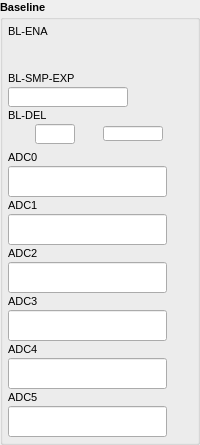
         <widget class="QGroupBox" name="groupBox_7">
          <property name="sizePolicy">
           <sizepolicy hsizetype="Fixed" vsizetype="Fixed">
            <horstretch>0</horstretch>
            <verstretch>0</verstretch>
           </sizepolicy>
          </property>
          <property name="minimumSize">
           <size>
            <width>0</width>
            <height>0</height>
           </size>
          </property>
          <property name="font">
           <font>
            <pointsize>8</pointsize>
            <weight>75</weight>
            <bold>true</bold>
           </font>
          </property>
          <property name="title">
           <string>Baseline</string>
          </property>
          <layout class="QVBoxLayout" name="verticalLayout_9">
           <property name="spacing">
            <number>1</number>
           </property>
           <property name="margin">
            <number>5</number>
           </property>
           <item>
            <widget class="QLabel" name="label_33">
             <property name="sizePolicy">
              <sizepolicy hsizetype="Preferred" vsizetype="Fixed">
               <horstretch>0</horstretch>
               <verstretch>0</verstretch>
              </sizepolicy>
             </property>
             <property name="minimumSize">
              <size>
               <width>0</width>
               <height>15</height>
              </size>
             </property>
             <property name="font">
              <font>
               <pointsize>8</pointsize>
               <weight>50</weight>
               <bold>false</bold>
              </font>
             </property>
             <property name="text">
              <string>BL-ENA</string>
             </property>
             <property name="alignment">
              <set>Qt::AlignLeading|Qt::AlignLeft|Qt::AlignVCenter</set>
             </property>
            </widget>
           </item>
           <item>
            <widget class="caChoice" name="caChoice_1">
             <property name="sizePolicy">
              <sizepolicy hsizetype="Fixed" vsizetype="Fixed">
               <horstretch>0</horstretch>
               <verstretch>0</verstretch>
              </sizepolicy>
             </property>
             <property name="minimumSize">
              <size>
               <width>120</width>
               <height>30</height>
              </size>
             </property>
             <property name="maximumSize">
              <size>
               <width>120</width>
               <height>30</height>
              </size>
             </property>
             <property name="channel" stdset="0">
              <string>$(DEV):BL-ENA</string>
             </property>
             <property name="foreground">
              <color>
               <red>0</red>
               <green>0</green>
               <blue>0</blue>
              </color>
             </property>
             <property name="background">
              <color>
               <red>187</red>
               <green>193</green>
               <blue>135</blue>
              </color>
             </property>
             <property name="colorMode">
              <enum>caChoice::Static</enum>
             </property>
             <property name="endBit">
              <number>1</number>
             </property>
            </widget>
           </item>
           <item>
            <widget class="QLabel" name="label_34">
             <property name="sizePolicy">
              <sizepolicy hsizetype="Preferred" vsizetype="Fixed">
               <horstretch>0</horstretch>
               <verstretch>0</verstretch>
              </sizepolicy>
             </property>
             <property name="minimumSize">
              <size>
               <width>0</width>
               <height>15</height>
              </size>
             </property>
             <property name="font">
              <font>
               <pointsize>8</pointsize>
               <weight>50</weight>
               <bold>false</bold>
              </font>
             </property>
             <property name="text">
              <string>BL-SMP-EXP</string>
             </property>
             <property name="alignment">
              <set>Qt::AlignLeading|Qt::AlignLeft|Qt::AlignVCenter</set>
             </property>
            </widget>
           </item>
           <item>
            <widget class="caTextEntry" name="caTextEntry_1">
             <property name="sizePolicy">
              <sizepolicy hsizetype="Fixed" vsizetype="Fixed">
               <horstretch>0</horstretch>
               <verstretch>0</verstretch>
              </sizepolicy>
             </property>
             <property name="minimumSize">
              <size>
               <width>120</width>
               <height>20</height>
              </size>
             </property>
             <property name="maximumSize">
              <size>
               <width>16777215</width>
               <height>20</height>
              </size>
             </property>
             <property name="alignment">
              <set>Qt::AlignRight|Qt::AlignTrailing|Qt::AlignVCenter</set>
             </property>
             <property name="channel" stdset="0">
              <string>$(DEV):BL-SMP-EXP</string>
             </property>
             <property name="foreground">
              <color>
               <red>0</red>
               <green>0</green>
               <blue>0</blue>
              </color>
             </property>
             <property name="background">
              <color>
               <red>187</red>
               <green>187</green>
               <blue>187</blue>
              </color>
             </property>
             <property name="colorMode">
              <enum>caLineEdit::Static</enum>
             </property>
             <property name="precisionMode">
              <enum>caLineEdit::Channel</enum>
             </property>
             <property name="limitsMode">
              <enum>caLineEdit::Channel</enum>
             </property>
             <property name="maxValue">
              <double>1.000000000000000</double>
             </property>
             <property name="minValue">
              <double>0.000000000000000</double>
             </property>
             <property name="fontScaleMode" stdset="0">
              <enum>caLineEdit::Height</enum>
             </property>
             <property name="formatType">
              <enum>caLineEdit::decimal</enum>
             </property>
            </widget>
           </item>
           <item>
            <widget class="QLabel" name="label_35">
             <property name="sizePolicy">
              <sizepolicy hsizetype="Preferred" vsizetype="Fixed">
               <horstretch>0</horstretch>
               <verstretch>0</verstretch>
              </sizepolicy>
             </property>
             <property name="minimumSize">
              <size>
               <width>0</width>
               <height>15</height>
              </size>
             </property>
             <property name="font">
              <font>
               <pointsize>8</pointsize>
               <weight>50</weight>
               <bold>false</bold>
              </font>
             </property>
             <property name="text">
              <string>BL-DEL</string>
             </property>
             <property name="alignment">
              <set>Qt::AlignLeading|Qt::AlignLeft|Qt::AlignVCenter</set>
             </property>
            </widget>
           </item>
           <item>
            <layout class="QHBoxLayout" name="horizontalLayout_11">
             <property name="leftMargin">
              <number>0</number>
             </property>
             <property name="topMargin">
              <number>0</number>
             </property>
             <item>
              <widget class="caTextEntry" name="caTextEntry_2">
               <property name="sizePolicy">
                <sizepolicy hsizetype="Fixed" vsizetype="Fixed">
                 <horstretch>0</horstretch>
                 <verstretch>0</verstretch>
                </sizepolicy>
               </property>
               <property name="minimumSize">
                <size>
                 <width>40</width>
                 <height>20</height>
                </size>
               </property>
               <property name="maximumSize">
                <size>
                 <width>40</width>
                 <height>20</height>
                </size>
               </property>
               <property name="alignment">
                <set>Qt::AlignRight|Qt::AlignTrailing|Qt::AlignVCenter</set>
               </property>
               <property name="channel" stdset="0">
                <string>$(DEV):BL-DEL</string>
               </property>
               <property name="foreground">
                <color>
                 <red>0</red>
                 <green>0</green>
                 <blue>0</blue>
                </color>
               </property>
               <property name="background">
                <color>
                 <red>187</red>
                 <green>187</green>
                 <blue>187</blue>
                </color>
               </property>
               <property name="colorMode">
                <enum>caLineEdit::Static</enum>
               </property>
               <property name="precisionMode">
                <enum>caLineEdit::Channel</enum>
               </property>
               <property name="limitsMode">
                <enum>caLineEdit::Channel</enum>
               </property>
               <property name="maxValue">
                <double>1.000000000000000</double>
               </property>
               <property name="minValue">
                <double>0.000000000000000</double>
               </property>
               <property name="fontScaleMode" stdset="0">
                <enum>caLineEdit::Height</enum>
               </property>
               <property name="formatType">
                <enum>caLineEdit::decimal</enum>
               </property>
              </widget>
             </item>
             <item>
              <widget class="caLineEdit" name="caLineEdit_12">
               <property name="minimumSize">
                <size>
                 <width>35</width>
                 <height>15</height>
                </size>
               </property>
               <property name="maximumSize">
                <size>
                 <width>60</width>
                 <height>15</height>
                </size>
               </property>
               <property name="alignment">
                <set>Qt::AlignAbsolute|Qt::AlignLeading|Qt::AlignLeft|Qt::AlignVCenter</set>
               </property>
               <property name="channel" stdset="0">
                <string>$(DEV):BL-DEL.EGU</string>
               </property>
               <property name="foreground">
                <color>
                 <red>0</red>
                 <green>0</green>
                 <blue>0</blue>
                </color>
               </property>
               <property name="background">
                <color>
                 <red>187</red>
                 <green>187</green>
                 <blue>187</blue>
                </color>
               </property>
               <property name="colorMode">
                <enum>caLineEdit::Static</enum>
               </property>
               <property name="precisionMode">
                <enum>caLineEdit::Channel</enum>
               </property>
               <property name="limitsMode">
                <enum>caLineEdit::Channel</enum>
               </property>
               <property name="maxValue">
                <double>1.000000000000000</double>
               </property>
               <property name="minValue">
                <double>0.000000000000000</double>
               </property>
               <property name="fontScaleMode" stdset="0">
                <enum>caLineEdit::Height</enum>
               </property>
               <property name="formatType">
                <enum>caLineEdit::decimal</enum>
               </property>
              </widget>
             </item>
            </layout>
           </item>
           <item>
            <spacer name="verticalSpacer_10">
             <property name="orientation">
              <enum>Qt::Vertical</enum>
             </property>
             <property name="sizeType">
              <enum>QSizePolicy::Fixed</enum>
             </property>
             <property name="sizeHint" stdset="0">
              <size>
               <width>120</width>
               <height>5</height>
              </size>
             </property>
            </spacer>
           </item>
           <item>
            <widget class="QLabel" name="label_36">
             <property name="sizePolicy">
              <sizepolicy hsizetype="Preferred" vsizetype="Fixed">
               <horstretch>0</horstretch>
               <verstretch>0</verstretch>
              </sizepolicy>
             </property>
             <property name="minimumSize">
              <size>
               <width>0</width>
               <height>15</height>
              </size>
             </property>
             <property name="font">
              <font>
               <pointsize>8</pointsize>
               <weight>50</weight>
               <bold>false</bold>
              </font>
             </property>
             <property name="text">
              <string>ADC0</string>
             </property>
             <property name="alignment">
              <set>Qt::AlignLeading|Qt::AlignLeft|Qt::AlignVCenter</set>
             </property>
            </widget>
           </item>
           <item>
            <widget class="caLineEdit" name="caLineEdit_4">
             <property name="sizePolicy">
              <sizepolicy hsizetype="Fixed" vsizetype="Fixed">
               <horstretch>0</horstretch>
               <verstretch>0</verstretch>
              </sizepolicy>
             </property>
             <property name="minimumSize">
              <size>
               <width>120</width>
               <height>15</height>
              </size>
             </property>
             <property name="font">
              <font>
               <family>Lucida Sans Typewriter</family>
               <pointsize>12</pointsize>
              </font>
             </property>
             <property name="alignment">
              <set>Qt::AlignAbsolute|Qt::AlignRight|Qt::AlignTrailing|Qt::AlignVCenter</set>
             </property>
             <property name="channel" stdset="0">
              <string notr="true">$(DEV):ADC0-BL</string>
             </property>
             <property name="foreground">
              <color>
               <red>153</red>
               <green>255</green>
               <blue>255</blue>
              </color>
             </property>
             <property name="background">
              <color>
               <red>187</red>
               <green>187</green>
               <blue>187</blue>
              </color>
             </property>
             <property name="colorMode">
              <enum>caLineEdit::Static</enum>
             </property>
             <property name="precisionMode">
              <enum>caLineEdit::Channel</enum>
             </property>
             <property name="limitsMode">
              <enum>caLineEdit::Channel</enum>
             </property>
             <property name="maxValue">
              <double>1.000000000000000</double>
             </property>
             <property name="minValue">
              <double>0.000000000000000</double>
             </property>
             <property name="fontScaleMode" stdset="0">
              <enum>caLineEdit::Height</enum>
             </property>
             <property name="formatType">
              <enum>caLineEdit::decimal</enum>
             </property>
            </widget>
           </item>
           <item>
            <widget class="QLabel" name="label_37">
             <property name="sizePolicy">
              <sizepolicy hsizetype="Preferred" vsizetype="Fixed">
               <horstretch>0</horstretch>
               <verstretch>0</verstretch>
              </sizepolicy>
             </property>
             <property name="minimumSize">
              <size>
               <width>0</width>
               <height>15</height>
              </size>
             </property>
             <property name="font">
              <font>
               <pointsize>8</pointsize>
               <weight>50</weight>
               <bold>false</bold>
              </font>
             </property>
             <property name="text">
              <string>ADC1</string>
             </property>
             <property name="alignment">
              <set>Qt::AlignLeading|Qt::AlignLeft|Qt::AlignVCenter</set>
             </property>
            </widget>
           </item>
           <item>
            <widget class="caLineEdit" name="caLineEdit_5">
             <property name="sizePolicy">
              <sizepolicy hsizetype="Fixed" vsizetype="Fixed">
               <horstretch>0</horstretch>
               <verstretch>0</verstretch>
              </sizepolicy>
             </property>
             <property name="minimumSize">
              <size>
               <width>120</width>
               <height>15</height>
              </size>
             </property>
             <property name="font">
              <font>
               <family>Lucida Sans Typewriter</family>
               <pointsize>12</pointsize>
              </font>
             </property>
             <property name="alignment">
              <set>Qt::AlignAbsolute|Qt::AlignRight|Qt::AlignTrailing|Qt::AlignVCenter</set>
             </property>
             <property name="channel" stdset="0">
              <string notr="true">$(DEV):ADC1-BL</string>
             </property>
             <property name="foreground">
              <color>
               <red>42</red>
               <green>99</green>
               <blue>228</blue>
              </color>
             </property>
             <property name="background">
              <color>
               <red>187</red>
               <green>187</green>
               <blue>187</blue>
              </color>
             </property>
             <property name="colorMode">
              <enum>caLineEdit::Static</enum>
             </property>
             <property name="precisionMode">
              <enum>caLineEdit::Channel</enum>
             </property>
             <property name="limitsMode">
              <enum>caLineEdit::Channel</enum>
             </property>
             <property name="maxValue">
              <double>1.000000000000000</double>
             </property>
             <property name="minValue">
              <double>0.000000000000000</double>
             </property>
             <property name="fontScaleMode" stdset="0">
              <enum>caLineEdit::Height</enum>
             </property>
             <property name="formatType">
              <enum>caLineEdit::decimal</enum>
             </property>
            </widget>
           </item>
           <item>
            <widget class="QLabel" name="label_38">
             <property name="sizePolicy">
              <sizepolicy hsizetype="Preferred" vsizetype="Fixed">
               <horstretch>0</horstretch>
               <verstretch>0</verstretch>
              </sizepolicy>
             </property>
             <property name="minimumSize">
              <size>
               <width>0</width>
               <height>15</height>
              </size>
             </property>
             <property name="font">
              <font>
               <pointsize>8</pointsize>
               <weight>50</weight>
               <bold>false</bold>
              </font>
             </property>
             <property name="text">
              <string>ADC2</string>
             </property>
             <property name="alignment">
              <set>Qt::AlignLeading|Qt::AlignLeft|Qt::AlignVCenter</set>
             </property>
            </widget>
           </item>
           <item>
            <widget class="caLineEdit" name="caLineEdit_2">
             <property name="sizePolicy">
              <sizepolicy hsizetype="Fixed" vsizetype="Fixed">
               <horstretch>0</horstretch>
               <verstretch>0</verstretch>
              </sizepolicy>
             </property>
             <property name="minimumSize">
              <size>
               <width>120</width>
               <height>15</height>
              </size>
             </property>
             <property name="font">
              <font>
               <family>Lucida Sans Typewriter</family>
               <pointsize>12</pointsize>
              </font>
             </property>
             <property name="alignment">
              <set>Qt::AlignAbsolute|Qt::AlignRight|Qt::AlignTrailing|Qt::AlignVCenter</set>
             </property>
             <property name="channel" stdset="0">
              <string>$(DEV):ADC2-BL</string>
             </property>
             <property name="foreground">
              <color>
               <red>0</red>
               <green>216</green>
               <blue>0</blue>
              </color>
             </property>
             <property name="background">
              <color>
               <red>187</red>
               <green>187</green>
               <blue>187</blue>
              </color>
             </property>
             <property name="colorMode">
              <enum>caLineEdit::Static</enum>
             </property>
             <property name="precisionMode">
              <enum>caLineEdit::Channel</enum>
             </property>
             <property name="limitsMode">
              <enum>caLineEdit::Channel</enum>
             </property>
             <property name="maxValue">
              <double>1.000000000000000</double>
             </property>
             <property name="minValue">
              <double>0.000000000000000</double>
             </property>
             <property name="fontScaleMode" stdset="0">
              <enum>caLineEdit::Height</enum>
             </property>
             <property name="formatType">
              <enum>caLineEdit::decimal</enum>
             </property>
            </widget>
           </item>
           <item>
            <widget class="QLabel" name="label_39">
             <property name="sizePolicy">
              <sizepolicy hsizetype="Preferred" vsizetype="Fixed">
               <horstretch>0</horstretch>
               <verstretch>0</verstretch>
              </sizepolicy>
             </property>
             <property name="minimumSize">
              <size>
               <width>0</width>
               <height>15</height>
              </size>
             </property>
             <property name="font">
              <font>
               <pointsize>8</pointsize>
               <weight>50</weight>
               <bold>false</bold>
              </font>
             </property>
             <property name="text">
              <string>ADC3</string>
             </property>
             <property name="alignment">
              <set>Qt::AlignLeading|Qt::AlignLeft|Qt::AlignVCenter</set>
             </property>
            </widget>
           </item>
           <item>
            <widget class="caLineEdit" name="caLineEdit_3">
             <property name="sizePolicy">
              <sizepolicy hsizetype="Fixed" vsizetype="Fixed">
               <horstretch>0</horstretch>
               <verstretch>0</verstretch>
              </sizepolicy>
             </property>
             <property name="minimumSize">
              <size>
               <width>120</width>
               <height>15</height>
              </size>
             </property>
             <property name="font">
              <font>
               <family>Lucida Sans Typewriter</family>
               <pointsize>12</pointsize>
              </font>
             </property>
             <property name="alignment">
              <set>Qt::AlignAbsolute|Qt::AlignRight|Qt::AlignTrailing|Qt::AlignVCenter</set>
             </property>
             <property name="channel" stdset="0">
              <string>$(DEV):ADC3-BL</string>
             </property>
             <property name="foreground">
              <color>
               <red>45</red>
               <green>127</green>
               <blue>0</blue>
              </color>
             </property>
             <property name="background">
              <color>
               <red>187</red>
               <green>187</green>
               <blue>187</blue>
              </color>
             </property>
             <property name="colorMode">
              <enum>caLineEdit::Static</enum>
             </property>
             <property name="precisionMode">
              <enum>caLineEdit::Channel</enum>
             </property>
             <property name="limitsMode">
              <enum>caLineEdit::Channel</enum>
             </property>
             <property name="maxValue">
              <double>1.000000000000000</double>
             </property>
             <property name="minValue">
              <double>0.000000000000000</double>
             </property>
             <property name="fontScaleMode" stdset="0">
              <enum>caLineEdit::Height</enum>
             </property>
             <property name="formatType">
              <enum>caLineEdit::decimal</enum>
             </property>
            </widget>
           </item>
           <item>
            <widget class="QLabel" name="label_40">
             <property name="sizePolicy">
              <sizepolicy hsizetype="Preferred" vsizetype="Fixed">
               <horstretch>0</horstretch>
               <verstretch>0</verstretch>
              </sizepolicy>
             </property>
             <property name="minimumSize">
              <size>
               <width>0</width>
               <height>15</height>
              </size>
             </property>
             <property name="font">
              <font>
               <pointsize>8</pointsize>
               <weight>50</weight>
               <bold>false</bold>
              </font>
             </property>
             <property name="text">
              <string>ADC4</string>
             </property>
             <property name="alignment">
              <set>Qt::AlignLeading|Qt::AlignLeft|Qt::AlignVCenter</set>
             </property>
            </widget>
           </item>
           <item>
            <widget class="caLineEdit" name="caLineEdit_0">
             <property name="sizePolicy">
              <sizepolicy hsizetype="Fixed" vsizetype="Fixed">
               <horstretch>0</horstretch>
               <verstretch>0</verstretch>
              </sizepolicy>
             </property>
             <property name="minimumSize">
              <size>
               <width>120</width>
               <height>15</height>
              </size>
             </property>
             <property name="font">
              <font>
               <family>Lucida Sans Typewriter</family>
               <pointsize>12</pointsize>
              </font>
             </property>
             <property name="alignment">
              <set>Qt::AlignAbsolute|Qt::AlignRight|Qt::AlignTrailing|Qt::AlignVCenter</set>
             </property>
             <property name="channel" stdset="0">
              <string notr="true">$(DEV):ADC4-BL</string>
             </property>
             <property name="foreground">
              <color>
               <red>253</red>
               <green>0</green>
               <blue>0</blue>
              </color>
             </property>
             <property name="background">
              <color>
               <red>187</red>
               <green>187</green>
               <blue>187</blue>
              </color>
             </property>
             <property name="colorMode">
              <enum>caLineEdit::Static</enum>
             </property>
             <property name="precisionMode">
              <enum>caLineEdit::Channel</enum>
             </property>
             <property name="limitsMode">
              <enum>caLineEdit::Channel</enum>
             </property>
             <property name="maxValue">
              <double>1.000000000000000</double>
             </property>
             <property name="minValue">
              <double>0.000000000000000</double>
             </property>
             <property name="fontScaleMode" stdset="0">
              <enum>caLineEdit::Height</enum>
             </property>
             <property name="formatType">
              <enum>caLineEdit::decimal</enum>
             </property>
            </widget>
           </item>
           <item>
            <widget class="QLabel" name="label_41">
             <property name="sizePolicy">
              <sizepolicy hsizetype="Preferred" vsizetype="Fixed">
               <horstretch>0</horstretch>
               <verstretch>0</verstretch>
              </sizepolicy>
             </property>
             <property name="minimumSize">
              <size>
               <width>0</width>
               <height>15</height>
              </size>
             </property>
             <property name="font">
              <font>
               <pointsize>8</pointsize>
               <weight>50</weight>
               <bold>false</bold>
              </font>
             </property>
             <property name="text">
              <string>ADC5</string>
             </property>
             <property name="alignment">
              <set>Qt::AlignLeading|Qt::AlignLeft|Qt::AlignVCenter</set>
             </property>
            </widget>
           </item>
           <item>
            <widget class="caLineEdit" name="caLineEdit_1">
             <property name="sizePolicy">
              <sizepolicy hsizetype="Fixed" vsizetype="Fixed">
               <horstretch>0</horstretch>
               <verstretch>0</verstretch>
              </sizepolicy>
             </property>
             <property name="minimumSize">
              <size>
               <width>120</width>
               <height>15</height>
              </size>
             </property>
             <property name="font">
              <font>
               <family>Lucida Sans Typewriter</family>
               <pointsize>12</pointsize>
              </font>
             </property>
             <property name="alignment">
              <set>Qt::AlignAbsolute|Qt::AlignRight|Qt::AlignTrailing|Qt::AlignVCenter</set>
             </property>
             <property name="channel" stdset="0">
              <string notr="true">$(DEV):ADC5-BL</string>
             </property>
             <property name="foreground">
              <color>
               <red>160</red>
               <green>18</green>
               <blue>7</blue>
              </color>
             </property>
             <property name="background">
              <color>
               <red>187</red>
               <green>187</green>
               <blue>187</blue>
              </color>
             </property>
             <property name="colorMode">
              <enum>caLineEdit::Static</enum>
             </property>
             <property name="precisionMode">
              <enum>caLineEdit::Channel</enum>
             </property>
             <property name="limitsMode">
              <enum>caLineEdit::Channel</enum>
             </property>
             <property name="maxValue">
              <double>1.000000000000000</double>
             </property>
             <property name="minValue">
              <double>0.000000000000000</double>
             </property>
             <property name="fontScaleMode" stdset="0">
              <enum>caLineEdit::Height</enum>
             </property>
             <property name="formatType">
              <enum>caLineEdit::decimal</enum>
             </property>
            </widget>
           </item>
          </layout>
         </widget>
